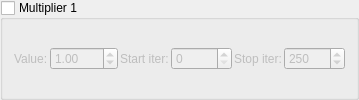
    <widget class="MyGroupBox" name="groupCheck_transf_function_enabledBx_false">
     <property name="title"><string>Multiplier 1</string></property>
     <property name="checkable"><bool>true</bool></property>
     <property name="checked"><bool>false</bool></property>
     <layout class="QGridLayout" name="gridLayout_mult1">
      <property name="spacing"><number>2</number></property>
      <item row="0" column="0">
       <widget class="QLabel"><property name="text"><string>Value:</string></property></widget>
      </item>
      <item row="0" column="1">
       <widget class="MyDoubleSpinBox" name="spinbox_transf_scale_4">
        <property name="minimum"><double>-100.0</double></property><property name="maximum"><double>100.0</double></property>
        <property name="singleStep"><double>0.01</double></property><property name="value"><double>1.0</double></property>
       </widget>
      </item>
      <item row="0" column="2">
       <widget class="QLabel"><property name="text"><string>Start iter:</string></property></widget>
      </item>
      <item row="0" column="3">
       <widget class="MySpinBox" name="spinboxInt_transf_start_iterations_B">
        <property name="minimum"><number>0</number></property><property name="maximum"><number>10000</number></property>
        <property name="value"><number>0</number></property>
       </widget>
      </item>
      <item row="0" column="4">
       <widget class="QLabel"><property name="text"><string>Stop iter:</string></property></widget>
      </item>
      <item row="0" column="5">
       <widget class="MySpinBox" name="spinboxInt_transf_stop_iterations_B">
        <property name="minimum"><number>0</number></property><property name="maximum"><number>10000</number></property>
        <property name="value"><number>250</number></property>
       </widget>
      </item>
     </layout>
    </widget>
